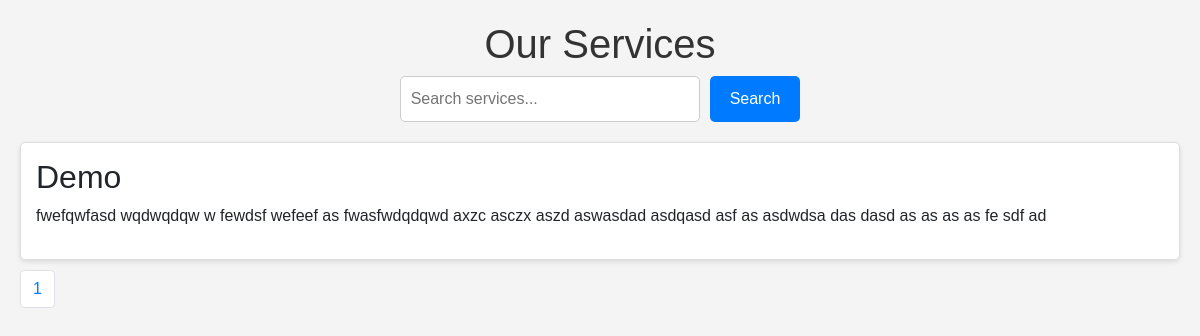
/new/?page=2, run on an earlier commit of the app's database.
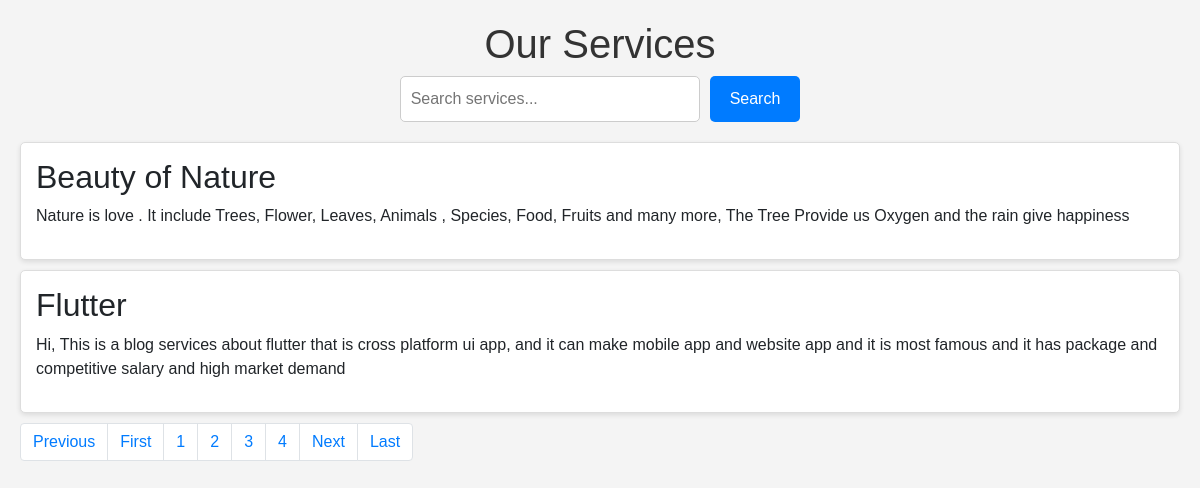
And on a later commit of the database.
### service/models.py (models this page shows)
class Service(models.Model):
    service_icon = models.CharField(max_length=50)
    service_title = models.CharField(max_length=50)
    service_description = models.TextField()

### wscubetech/views.py (the view)
# urls.py: path('new/', views.new, name="new"),
def new(request):
    st = request.GET.get('servicename')
    if st:
        serviceData = Service.objects.filter(service_title__icontains=st)
    else:
        serviceData = Service.objects.all()
    print(f"Service data: {serviceData}")  # Debugging print
    paginator = Paginator(serviceData, 2)  # Show 2 services per page
    page_number = request.GET.get('page')  # Get the current page number from the URL
    serviceDatafinal = paginator.get_page(page_number)  # Get the services for the current page
    totalpage = serviceDatafinal.paginator.num_pages  # Total number of pages
    totalpagelist = [n+1 for n in range(totalpage)]  # List of page numbers
    data = {
        'serviceData': serviceDatafinal,
        'lastpage': totalpage,
        'totalpagelist': totalpagelist,
    }
    print(f"Final paginated data: {serviceDatafinal}")  # Debugging print
    return render(request, 'new.html', data)

### templates/new.html (shortened to what this page needs)
<!DOCTYPE html>
<html lang="en">
<head>
    <link rel="stylesheet" href="https://cdn.jsdelivr.net/npm/bootstrap@4.0.0/dist/css/bootstrap.min.css">
</head>
<body>
    <h1>Our Services</h1>
    <form method="GET" action="">
        <input type="text" name="servicename" placeholder="Search services..." value="{{ servicename }}">
        <button type="submit">Search</button>
    </form>
    {% if serviceData %}
        {% for service in serviceData %}
            <div class="service">
                <h2>{{ service.service_title | safe }}</h2>
                <p>{{ service.service_description | safe }}</p>
            </div>
        {% endfor %}
    {% else %}
        <p class="no-services">No services found.</p>
    {% endif %}
<nav aria-label="...">
    <ul class="pagination">
        {% if serviceData.has_previous %}
        <li class="page-item">
            <a class="page-link" tabindex="-1" href="/new/?page={{ serviceData.previous_page_number }}">Previous</a>
        </li>
        <li class="page-item">
            <a class="page-link" href="/new/?page=1" tabindex="-1">First</a>
        </li>
        {% endif %}
        {% for page in totalpagelist %}
        <li class="page-item"><a class="page-link" href="/new/?page={{ page }}">{{ page }}</a></li>
        {% endfor %}
        {% if serviceData.has_next %}
        <li class="page-item">
            <a class="page-link" href="/new/?page={{ serviceData.next_page_number }}">Next</a>
        </li>
        <li class="page-item">
            <a class="page-link" href="/new/?page={{ lastpage }}">Last</a>
        </li>
        {% endif %}
    </ul>
</nav>
</body>
</html>

What changed in the data, as far as the page shows it:
no longer on this page (row unchanged): Service: service_title "Demo", service_description "fwefqwfasd wqdwqdqw w fewdsf wefeef as fwasfwdqdqwd axzc asczx aszd aswasdad asdqasd asf as asdwdsa das dasd as as as as fe sdf ad"
added Service: service_title "Beauty of Nature", service_description "Nature is love . It include Trees, Flower, Leaves, Animals , Species, Food, Fruits and many more, The Tree Provide us Oxygen and the rain give happiness"
added Service: service_title "Flutter", service_description "Hi, This is a blog services about flutter that is cross platform ui app, and it can make mobile app and website app and it is most famous and it has package and competitive salary and high market demand"
Also different on the page:
text now shown: "Previous First Next Last"
new list line: "2"
new list line: "3"
new list line: "4"
